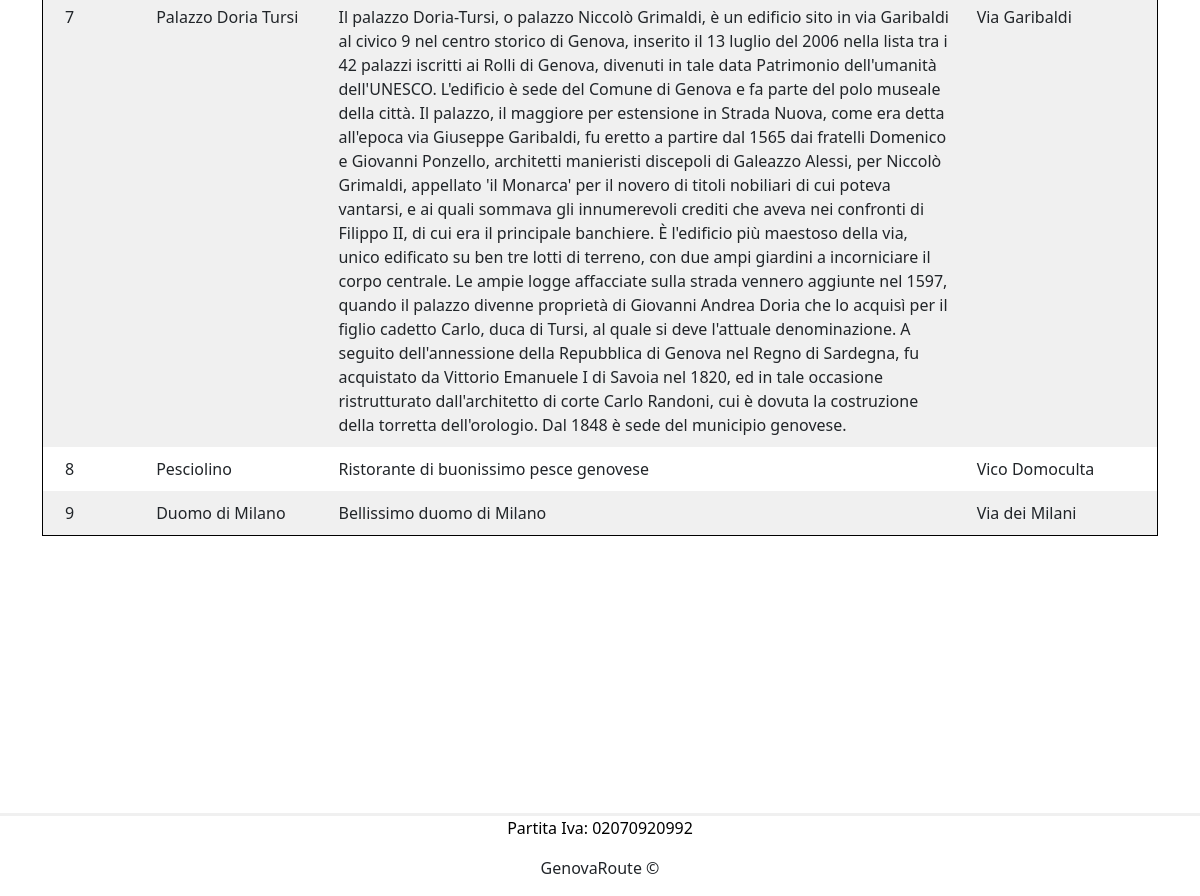
/pc/admin/index.php (lower part), run on an earlier commit of the app's database.
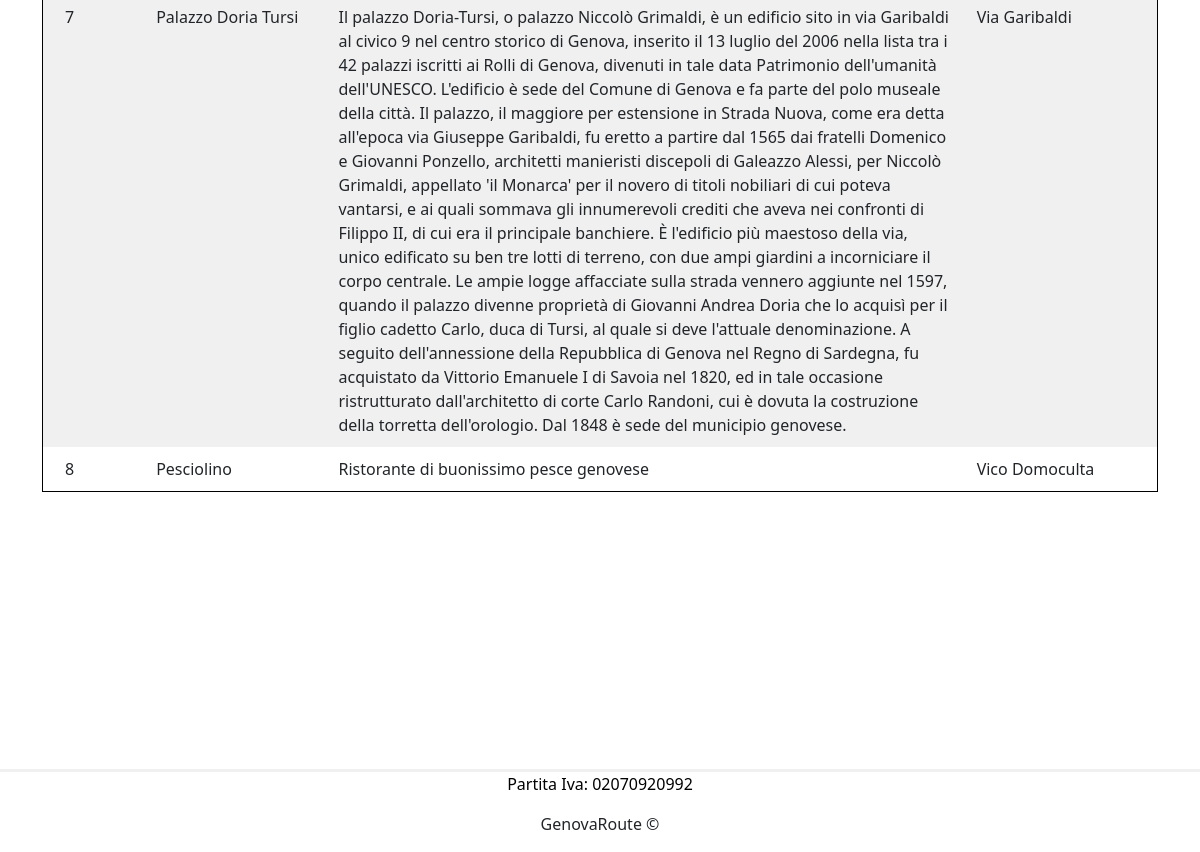
And on a later commit of the database.
### tables this page shows
CREATE TABLE IF NOT EXISTS Tappa(
	id int PRIMARY KEY AUTO_INCREMENT,
    nome varchar(255) UNIQUE NOT NULL,
    descrizione mediumtext NOT NULL,
    via varchar(255) NOT NULL,
    città varchar(255),
    img1 varchar(255) NOT NULL,
    img2 varchar(255) NOT NULL,
    img3 varchar(255) NOT NULL,
    lon varchar(255),
    lat varchar(255)
);

### pc/admin/index.php (the view, shortened to what this page needs)
<!doctype html>
<html lang="en">
<head>
    <link rel="stylesheet" href="../../css/style.css">
    <link rel="stylesheet" href="../../bootstrap/css/bootstrap.min.css">
</head>
<body class="d-flex flex-column min-vh-100">
    <div class="container">
        <br>
        <br>
        <br>
        <br>
            <?php
                $host="127.0.0.1";
                $user="root";
                $pass="";
                $database="GenovaRoute";
                $connessione = new mysqli($host, $user, $pass , $database);
                $i=0;
                $sql = "SELECT * FROM percorso";
                $result = $connessione->query($sql);
                if($result->num_rows > 0){
                    while($row = $result->fetch_assoc()){
                        if($i%2==0){
                            $sfondo = "background-color:#F0F0F0;";
                        }
                        else{
                            $sfondo = "background-color:white;";
                        }
                        $i++;
                    }
                }else{
                    echo "Nessun percorso presente";
                }
            ?>
        <br>
        <br>
        <br>
        <br>
        <div class="container" style="border-color : black;  border-style: solid; border-width: 1px;">
            <?php
                $host="127.0.0.1";
                $user="root";
                $pass="";
                $database="GenovaRoute";
                $connessione = new mysqli($host, $user, $pass , $database);
                $sql = "SELECT * FROM tappa";
                $result = $connessione->query($sql);
                if($result->num_rows > 0){
                    while($row = $result->fetch_assoc()){
                        if($i%2==0){
                            $sfondo = "background-color:#F0F0F0;";
                        }
                        else{
                            $sfondo = "background-color:white;";
                        }
                        echo "<div class='row' style='".$sfondo." padding: 10px;'>";
                        echo "<div class='col-1'>";
                        echo $row["id"];
                        echo "</div>";
                        echo "<div class='col-2'>";
                        echo $row["nome"];
                        echo "</div>";
                        echo "<div class='col-7'>";
                        echo $row["descrizione"];
                        echo "</div>";
                        echo "<div class='col-2'>";
                        echo $row["via"];
                        echo "</div>";
                        echo "</div>";
                        $i++;
                    }
                }else{
                    echo "Nessuna tappa presente";
                }
            ?>
        </div>
    </div>
    <?php
        for($i=0; $i<15; $i++){
            echo "<br>";
        }
    ?>
    <div class="footer-clean" style="background-color:white; border-top-color:#F0F0F0;  border-top-style: solid; border-top-width: 3px; margin-top: 40px; position:fixed; bottom:0px; width:100%;">
        <footer>
            <div class="container">
                <div class="row justify-content-center">
                    <center>
                        <p style="text-decoration: none; color:black">Partita Iva: 02070920992</p>
                        <p>GenovaRoute ©</p>
                    </center>
                </div>
            </div>
    </div>
</body>
</html>

What changed in the data, as far as the page shows it:
removed tappa: id "9", nome "Duomo di Milano", descrizione "Bellissimo duomo di Milano", via "Via dei Milani"
